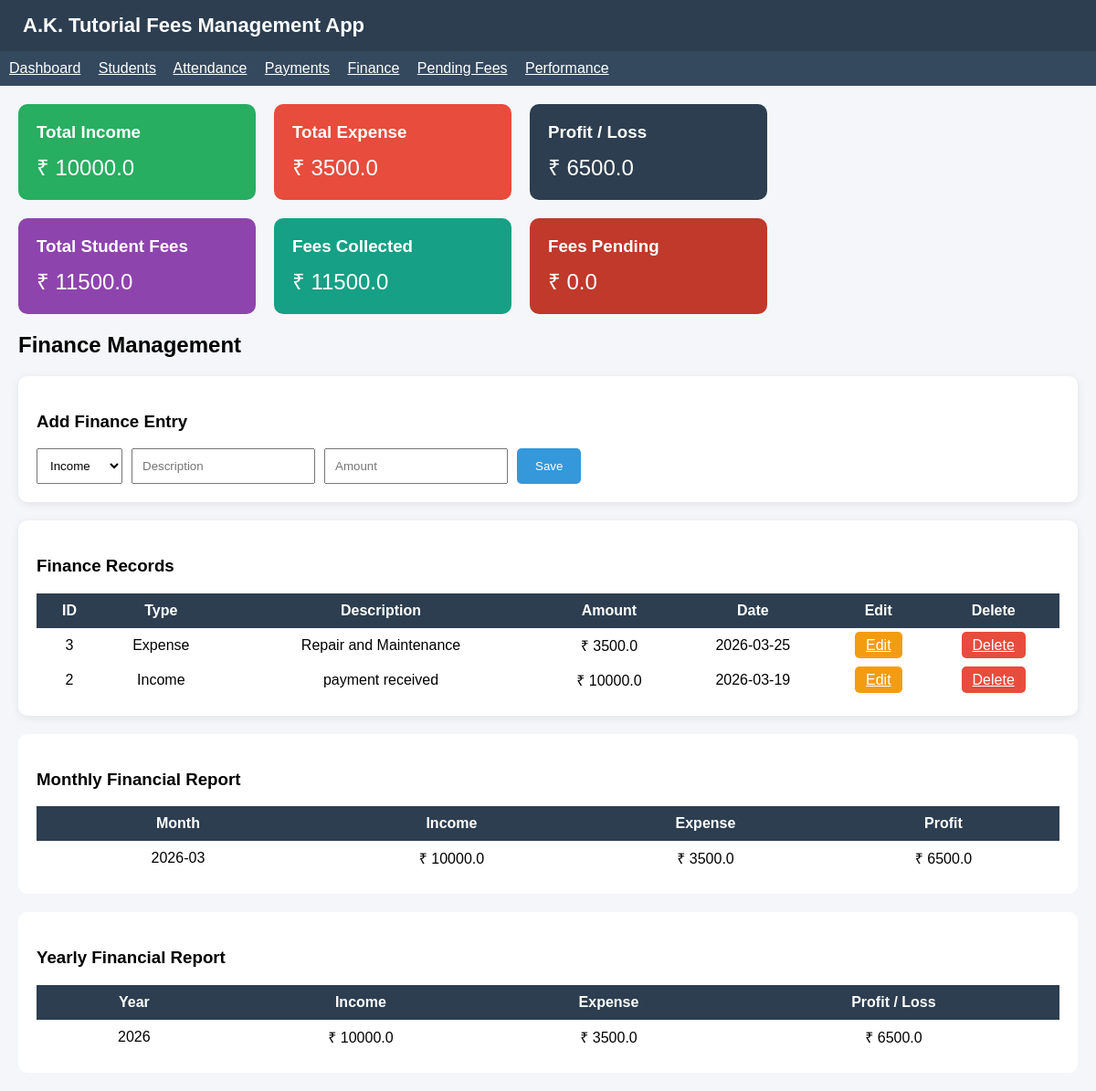
The page /finance on the database its author committed.
### tables this page shows
CREATE TABLE finance(
        id INTEGER PRIMARY KEY AUTOINCREMENT,
        type TEXT,
        description TEXT,
        amount REAL,
        date TEXT
    );

### app.py (the view, shortened to what this page needs)
@app.route("/finance", methods=["GET", "POST"])
def finance():
    conn = get_db()
    c = conn.cursor()
    c.execute("SELECT * FROM finance ORDER BY id DESC")
    records = c.fetchall()
    c.execute("SELECT IFNULL(SUM(amount),0) FROM finance WHERE type='Income'")
    total_income = c.fetchone()[0]
    c.execute("SELECT IFNULL(SUM(amount),0) FROM finance WHERE type='Expense'")
    total_expense = c.fetchone()[0]
    profit = total_income - total_expense
    c.execute("SELECT IFNULL(SUM(total_fees),0) FROM students")
    total_student_fees = c.fetchone()[0]
    c.execute("SELECT IFNULL(SUM(amount),0) FROM payments")
    total_fees_collected = c.fetchone()[0]
    total_fees_pending = total_student_fees - total_fees_collected
    c.execute("""
        SELECT
            substr(date, 1, 7) as month,
            SUM(CASE WHEN type='Income' THEN amount ELSE 0 END) as income,
            SUM(CASE WHEN type='Expense' THEN amount ELSE 0 END) as expense
        FROM finance
        GROUP BY substr(date, 1, 7)
        ORDER BY month DESC
    """)
    monthly_report = c.fetchall()
    c.execute("""
        SELECT
            substr(date, 1, 4) as year,
            SUM(CASE WHEN type='Income' THEN amount ELSE 0 END) as income,
            SUM(CASE WHEN type='Expense' THEN amount ELSE 0 END) as expense
        FROM finance
        GROUP BY substr(date, 1, 4)
        ORDER BY year DESC
    """)
    yearly_report = c.fetchall()
    conn.close()
    return render_template(
        "finance.html",
        records=records,
        total_income=total_income,
        total_expense=total_expense,
        profit=profit,
        monthly_report=monthly_report,
        yearly_report=yearly_report,
        total_student_fees=total_student_fees,
        total_fees_collected=total_fees_collected,
        total_fees_pending=total_fees_pending
    )

### app.py (called while the page is built)
def get_db():
    return sqlite3.connect(DB)

### templates/finance.html (shortened to what this page needs)
{% extends "base.html" %}
{% block content %}
<div style="display:flex; gap:20px; flex-wrap:wrap; margin-bottom:20px;">
    <div style="background:#27ae60; color:white; padding:20px; border-radius:10px; min-width:220px;">
        <h3 style="margin:0 0 10px 0;">Total Income</h3>
        <p style="font-size:24px; margin:0;">₹ {{ total_income }}</p>
    </div>
    <div style="background:#e74c3c; color:white; padding:20px; border-radius:10px; min-width:220px;">
        <h3 style="margin:0 0 10px 0;">Total Expense</h3>
        <p style="font-size:24px; margin:0;">₹ {{ total_expense }}</p>
    </div>
    <div style="background:#2c3e50; color:white; padding:20px; border-radius:10px; min-width:220px;">
        <h3 style="margin:0 0 10px 0;">Profit / Loss</h3>
        <p style="font-size:24px; margin:0;">₹ {{ profit }}</p>
    </div>
</div>
<div style="display:flex; gap:20px; flex-wrap:wrap; margin-bottom:20px;">
    <div style="background:#8e44ad; color:white; padding:20px; border-radius:10px; min-width:220px;">
        <h3 style="margin:0 0 10px 0;">Total Student Fees</h3>
        <p style="font-size:24px; margin:0;">₹ {{ total_student_fees }}</p>
    </div>
    <div style="background:#16a085; color:white; padding:20px; border-radius:10px; min-width:220px;">
        <h3 style="margin:0 0 10px 0;">Fees Collected</h3>
        <p style="font-size:24px; margin:0;">₹ {{ total_fees_collected }}</p>
    </div>
    <div style="background:#c0392b; color:white; padding:20px; border-radius:10px; min-width:220px;">
        <h3 style="margin:0 0 10px 0;">Fees Pending</h3>
        <p style="font-size:24px; margin:0;">₹ {{ total_fees_pending }}</p>
    </div>
</div>
<h2 style="margin-bottom:20px;">Finance Management</h2>
<div style="background:white; padding:20px; border-radius:10px; box-shadow:0 2px 10px rgba(0,0,0,0.08); margin-bottom:20px;">
    <h3>Add Finance Entry</h3>
    <form method="POST" style="display:flex; gap:10px; flex-wrap:wrap;">
        <select name="type" required style="padding:10px;">
            <option value="Income">Income</option>
        </select>
        <input type="text" name="description" placeholder="Description" required style="padding:10px;">
        <input type="number" name="amount" placeholder="Amount" required style="padding:10px;">
        <button type="submit" style="padding:10px 20px; background:#3498db; color:white; border:none; border-radius:5px;">
            Save
        </button>
    </form>
</div>
<div style="background:white; padding:20px; border-radius:10px; box-shadow:0 2px 10px rgba(0,0,0,0.08);">
    <h3>Finance Records</h3>
    <table style="width:100%; border-collapse:collapse;">
        <tr style="background:#2c3e50; color:white;">
            <th style="padding:10px;">ID</th>
            <th>Type</th>
            <th>Description</th>
            <th>Amount</th>
            <th>Date</th>
            <th>Edit</th>
            <th>Delete</th>
        </tr>
        {% for r in records %}
<tr style="text-align:center;">
    <td style="padding:10px;">{{ r[0] }}</td>
    <td>{{ r[1] }}</td>
    <td>{{ r[2] }}</td>
    <td>₹ {{ r[3] }}</td>
    <td>{{ r[4] }}</td>
    <td>
        <a href="/edit_finance/{{ r[0] }}" style="background:#f39c12; color:white; padding:6px 12px; border-radius:5px;">
            Edit
        </a>
    </td>
    <td>
        <a href="/delete_finance/{{ r[0] }}" onclick="return confirm('Delete this record?')" style="background:#e74c3c; color:white; padding:6px 12px; border-radius:5px;">
            Delete
        </a>
    </td>
</tr>
{% endfor %}
    </table>
</div>
<div style="background:white; padding:20px; border-radius:10px; margin-top:20px;">
    <h3>Monthly Financial Report</h3>
    <table style="width:100%; border-collapse:collapse;">
        <tr style="background:#2c3e50; color:white;">
            <th style="padding:10px;">Month</th>
            <th>Income</th>
            <th>Expense</th>
            <th>Profit</th>
        </tr>
        {% for m in monthly_report %}
        <tr style="text-align:center;">
            <td style="padding:10px;">{{ m[0] }}</td>
            <td>₹ {{ m[1] }}</td>
            <td>₹ {{ m[2] }}</td>
            <td>₹ {{ m[1] - m[2] }}</td>
        </tr>
        {% endfor %}
    </table>
</div>
<div style="background:white; padding:20px; border-radius:10px; margin-top:20px;">
    <h3>Yearly Financial Report</h3>
    <table style="width:100%; border-collapse:collapse;">
        <tr style="background:#2c3e50; color:white;">
            <th style="padding:10px;">Year</th>
            <th>Income</th>
            <th>Expense</th>
            <th>Profit / Loss</th>
        </tr>
        {% for y in yearly_report %}
        <tr style="text-align:center;">
            <td style="padding:10px;">{{ y[0] }}</td>
            <td>₹ {{ y[1] }}</td>
            <td>₹ {{ y[2] }}</td>
            <td>₹ {{ y[1] - y[2] }}</td>
        </tr>
        {% endfor %}
    </table>
</div>
{% endblock %}

### templates/base.html (style rules this page uses)
body { font-family: Arial, sans-serif; background:#f4f6f9; margin:0; padding:0; }

### rows shown on the page
finance: id "3", type "Expense", description "Repair and Maintenance", amount "3500.0", date "2026-03-25"
finance: id "2", type "Income", description "payment received", amount "10000.0", date "2026-03-19"

### other values the page prints
{{ total_income }} "10000.0"
{{ total_expense }} "3500.0"
{{ profit }} "6500.0"
{{ total_student_fees }} "11500.0"
{{ total_fees_collected }} "11500.0"
{{ total_fees_pending }} "0.0"
{{ m[0] }} "2026-03"
{{ m[1] }} "10000.0"
{{ m[2] }} "3500.0"
{{ m[1] - m[2] }} "6500.0"
{{ y[0] }} "2026"
{{ y[1] }} "10000.0"
{{ y[2] }} "3500.0"
{{ y[1] - y[2] }} "6500.0"
